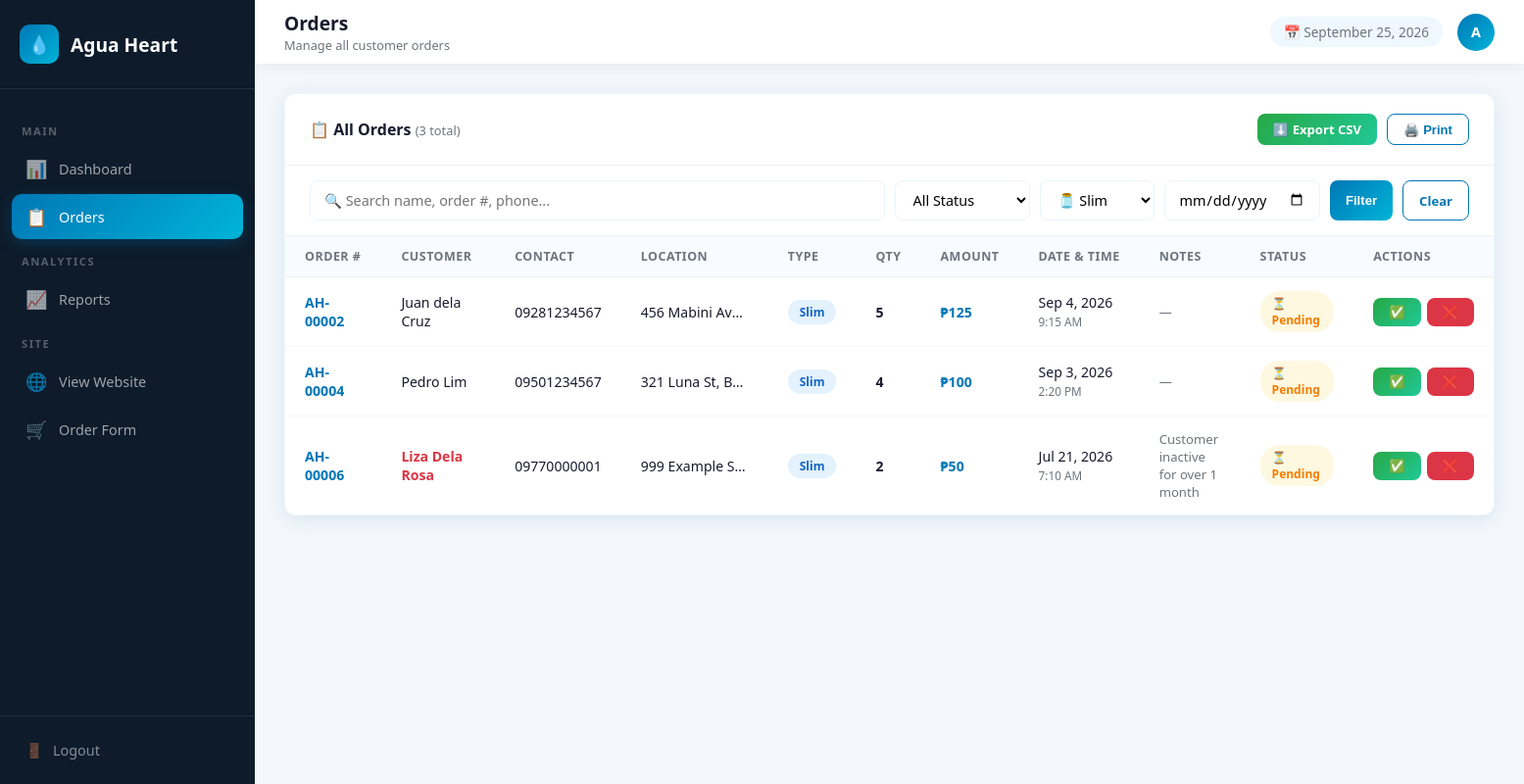
The app's page /admin/orders.php?type=Slim (signed in) with its own data.
### tables this page shows
CREATE TABLE IF NOT EXISTS orders (
    id INT AUTO_INCREMENT PRIMARY KEY,
    order_number VARCHAR(20) NOT NULL,
    customer_name VARCHAR(100) NOT NULL,
    contact_number VARCHAR(20) NULL,
    location TEXT NOT NULL,
    gallon_type ENUM('Slim','Round') NOT NULL,
    quantity INT NOT NULL,
    notes TEXT,
    status ENUM('Pending','Delivered','Cancelled') DEFAULT 'Pending',
    date_ordered DATE NOT NULL,
    time_ordered TIME NOT NULL,
    created_at TIMESTAMP DEFAULT CURRENT_TIMESTAMP
);

### admin/orders.php (the view, shortened to what this page needs)
<?php
require_once '../includes/db.php';
$perPage = 15;
$page = max(1, (int)($_GET['page'] ?? 1));
$offset = ($page - 1) * $perPage;
$search  = trim($_GET['search'] ?? '');
$status  = $_GET['status'] ?? '';
$type    = $_GET['type'] ?? '';
$date    = $_GET['date'] ?? '';
$where = [];
$params = [];
$types = '';
if ($type)   { $where[] = "gallon_type = ?"; $params[] = $type; $types .= 's'; }
$whereSQL = $where ? 'WHERE ' . implode(' AND ', $where) : '';
$countStmt = $conn->prepare("SELECT COUNT(*) as c FROM orders $whereSQL");
if ($params) $countStmt->bind_param($types, ...$params);
$countStmt->execute();
$total = $countStmt->get_result()->fetch_assoc()['c'];
$stmt = $conn->prepare("SELECT * FROM orders $whereSQL ORDER BY created_at DESC LIMIT ? OFFSET ?");
$allParams = array_merge($params, [$perPage, $offset]);
$allTypes = $types . 'ii';
$stmt->bind_param($allTypes, ...$allParams);
$stmt->execute();
$orders = $stmt->get_result();
$inactiveCustomers = getInactiveCustomers($conn);
?>
<!DOCTYPE html>
<html lang="en">
<head>
    <link rel="stylesheet" href="../assets/css/admin.css">
</head>
<body>
<div class="admin-layout">
    <aside class="sidebar" id="sidebar">
        <div class="sidebar-header">
            <a href="../index.php" class="sidebar-logo">
                <div class="logo-icon">💧</div>
                <span>Agua Heart</span>
            </a>
        </div>
        <nav class="sidebar-nav">
            <div class="nav-label">Main</div>
            <a href="dashboard.php"><span class="nav-icon">📊</span> Dashboard</a>
            <a href="orders.php" class="active"><span class="nav-icon">📋</span> Orders</a>
            <div class="nav-label">Analytics</div>
            <a href="reports.php"><span class="nav-icon">📈</span> Reports</a>
            <div class="nav-label">Site</div>
            <a href="../index.php" target="_blank"><span class="nav-icon">🌐</span> View Website</a>
            <a href="../order.php" target="_blank"><span class="nav-icon">🛒</span> Order Form</a>
        </nav>
        <div class="sidebar-footer">
            <a href="logout.php"><span>🚪</span> Logout</a>
        </div>
    </aside>
    <div class="main-content">
        <div class="topbar">
            <div style="display:flex;align-items:center;gap:15px">
                <div class="topbar-left">
                    <h2>Orders</h2>
                    <p>Manage all customer orders</p>
                </div>
            </div>
            <div class="topbar-right">
                <div class="topbar-date">📅 <?= date('F j, Y') ?></div>
                <div class="admin-avatar"><?= strtoupper(substr($_SESSION['admin_username'], 0, 1)) ?></div>
            </div>
        </div>
        <div class="page-content">
            <div class="table-card">
                <div class="table-header">
                    <h3>📋 All Orders <span style="font-size:0.8rem;color:#6c757d;font-weight:400">(<?= $total ?> total)</span></h3>
                    <div class="table-actions">
                        <a href="reports.php?export=csv<?= $search ? '&search='.urlencode($search) : '' ?><?= $status ? '&status='.urlencode($status) : '' ?>" class="btn-sm btn-success">⬇️ Export CSV</a>
                        <button onclick="window.print()" class="btn-sm btn-outline">🖨️ Print</button>
                    </div>
                </div>
                <form method="GET" class="search-filter">
                    <input type="text" name="search" class="search-input"
                           placeholder="🔍 Search name, order #, phone..."
                           value="<?= htmlspecialchars($search) ?>">
                    <select name="status" class="filter-select">
                        <option value="">All Status</option>
                    </select>
                    <select name="type" class="filter-select">
                        <option value="Slim" <?= $type==='Slim'?'selected':'' ?>>🫙 Slim</option>
                    </select>
                    <input type="date" name="date" class="filter-select" value="<?= htmlspecialchars($date) ?>">
                    <button type="submit" class="btn-sm btn-primary">Filter</button>
                    <?php if ($search || $status || $type || $date): ?>
                        <a href="orders.php" class="btn-sm btn-outline">Clear</a>
                    <?php endif; ?>
                </form>
                <div class="table-wrap">
                    <table>
                        <thead>
                            <tr>
                                <th>Order #</th>
                                <th>Customer</th>
                                <th>Contact</th>
                                <th>Location</th>
                                <th>Type</th>
                                <th>Qty</th>
                                <th>Amount</th>
                                <th>Date & Time</th>
                                <th>Notes</th>
                                <th>Status</th>
                                <th>Actions</th>
                            </tr>
                        </thead>
                        <tbody>
                        <?php if ($orders->num_rows === 0): ?>
                            <tr><td colspan="11" style="text-align:center;padding:40px;color:#6c757d">No orders found.</td></tr>
                        <?php else: ?>
                        <?php while ($row = $orders->fetch_assoc()):
                            $price = $row['gallon_type'] === 'Slim' ? PRICE_SLIM : PRICE_ROUND;
                            $amount = $price * $row['quantity'];
                            $isInactive = isset($inactiveCustomers[$row['customer_name']]);
                        ?>
                            <tr>
                                <td><strong style="color:#0077b6"><?= htmlspecialchars($row['order_number']) ?></strong></td>
                                <td>
                                    <div style="<?= $isInactive ? 'color:#dc3545;font-weight:700' : '' ?>"><?= htmlspecialchars($row['customer_name']) ?></div>
                                </td>
                                <td><?= htmlspecialchars($row['contact_number']) ?></td>
                                <td style="max-width:150px;white-space:nowrap;overflow:hidden;text-overflow:ellipsis" title="<?= htmlspecialchars($row['location']) ?>"><?= htmlspecialchars($row['location']) ?></td>
                                <td><span class="badge badge-<?= strtolower($row['gallon_type']) ?>"><?= $row['gallon_type'] ?></span></td>
                                <td><strong><?= $row['quantity'] ?></strong></td>
                                <td><strong style="color:#0077b6">₱<?= number_format($amount) ?></strong></td>
                                <td>
                                    <?= date('M j, Y', strtotime($row['date_ordered'])) ?><br>
                                    <small style="color:#6c757d"><?= date('g:i A', strtotime($row['time_ordered'])) ?></small>
                                </td>
                                <td style="max-width:120px;font-size:0.82rem;color:#6c757d">
                                    <?= $row['notes'] ? htmlspecialchars(substr($row['notes'], 0, 40)) . (strlen($row['notes']) > 40 ? '...' : '') : '—' ?>
                                </td>
                                <td>
                                    <span class="badge badge-<?= strtolower($row['status']) ?>">
                                        <?= $row['status'] === 'Pending' ? '⏳' : ($row['status'] === 'Delivered' ? '✅' : '❌') ?>
                                        <?= $row['status'] ?>
                                    </span>
                                </td>
                                <td>
                                    <div class="action-btns">
                                        <?php if ($row['status'] === 'Pending'): ?>
                                            <button class="btn-sm btn-success" onclick="updateStatus(<?= $row['id'] ?>,'Delivered')" title="Mark Delivered">✅</button>
                                            <button class="btn-sm btn-danger" onclick="updateStatus(<?= $row['id'] ?>,'Cancelled')" title="Cancel">❌</button>
                                        <?php elseif ($row['status'] === 'Delivered'): ?>
                                            <button class="btn-sm btn-warning" onclick="updateStatus(<?= $row['id'] ?>,'Pending')" title="Revert to Pending">↩️</button>
                                        <?php else: ?>
                                            <button class="btn-sm btn-warning" onclick="updateStatus(<?= $row['id'] ?>,'Pending')" title="Revert to Pending">↩️</button>
                                        <?php endif; ?>
                                    </div>
                                </td>
                            </tr>
                        <?php endwhile; ?>
                        <?php endif; ?>
                        </tbody>
                    </table>
                </div>
            </div>
        </div>
    </div>
</div>
</body>
</html>

### records on screen
orders: order_number "AH-00002", customer_name "Juan dela Cruz", contact_number "09281234567", location "456 Mabini Av…", gallon_type "Slim", quantity "5", amount "125", date_ordered "Sep 4, 2026", time_ordered "9:15 AM", status "Pending"
orders: order_number "AH-00004", customer_name "Pedro Lim", contact_number "09501234567", location "321 Luna St, B…", gallon_type "Slim", quantity "4", amount "100", date_ordered "Sep 3, 2026", time_ordered "2:20 PM", status "Pending"
orders: order_number "AH-00006", customer_name "Liza Dela Rosa", contact_number "09770000001", location "999 Example S…", gallon_type "Slim", quantity "2", amount "50", date_ordered "Jul 21, 2026", time_ordered "7:10 AM", notes "Customer inactive for over 1 month", status "Pending"

### other values on screen
substr($_SESSION['admin_username'], 0, 1) "A"
$total "3"
